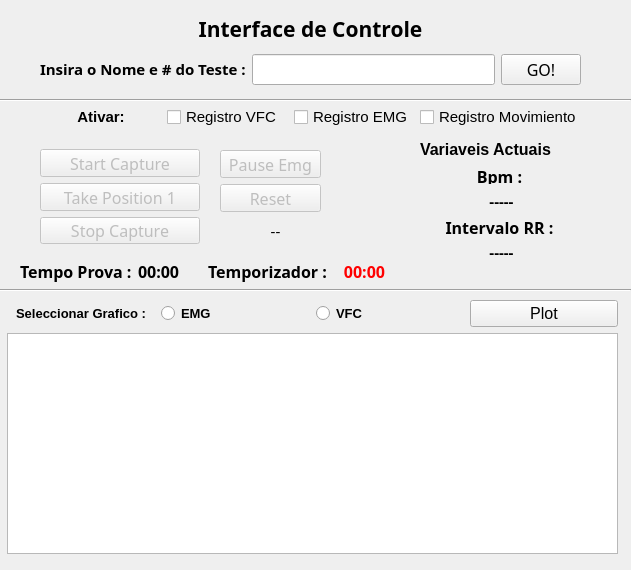
<?xml version="1.0" encoding="UTF-8"?>
<ui version="4.0">
 <class>MainWindow</class>
 <widget class="QMainWindow" name="MainWindow">
  <property name="geometry">
   <rect>
    <x>0</x>
    <y>0</y>
    <width>631</width>
    <height>570</height>
   </rect>
  </property>
  <property name="windowTitle">
   <string>MainWindow</string>
  </property>
  <property name="autoFillBackground">
   <bool>false</bool>
  </property>
  <widget class="QWidget" name="centralWidget">
   <widget class="QWidget" name="layoutWidget">
    <property name="geometry">
     <rect>
      <x>40</x>
      <y>10</y>
      <width>541</width>
      <height>75</height>
     </rect>
    </property>
    <layout class="QGridLayout" name="gridLayout_3">
     <item row="0" column="0">
      <widget class="QLabel" name="label">
       <property name="font">
        <font>
         <family>Mukti Narrow</family>
         <pointsize>16</pointsize>
         <weight>75</weight>
         <bold>true</bold>
        </font>
       </property>
       <property name="text">
        <string>Interface de Controle</string>
       </property>
       <property name="alignment">
        <set>Qt::AlignCenter</set>
       </property>
      </widget>
     </item>
     <item row="1" column="0">
      <layout class="QGridLayout" name="gridLayout_2">
       <item row="0" column="0">
        <widget class="QLabel" name="label_4">
         <property name="font">
          <font>
           <family>Abyssinica SIL</family>
           <pointsize>12</pointsize>
          </font>
         </property>
         <property name="text">
          <string>&lt;html&gt;&lt;head/&gt;&lt;body&gt;&lt;p align=&quot;justify&quot;&gt;&lt;span style=&quot; font-size:11pt; font-weight:600;&quot;&gt;Insira o Nome e # do Teste :&lt;/span&gt;&lt;/p&gt;&lt;/body&gt;&lt;/html&gt;</string>
         </property>
        </widget>
       </item>
       <item row="0" column="1">
        <widget class="QLineEdit" name="Readtext">
         <property name="font">
          <font>
           <family>Abyssinica SIL</family>
           <pointsize>12</pointsize>
          </font>
         </property>
         <property name="alignment">
          <set>Qt::AlignCenter</set>
         </property>
        </widget>
       </item>
       <item row="0" column="2">
        <widget class="QPushButton" name="buttongo">
         <property name="font">
          <font>
           <family>Abyssinica SIL</family>
           <pointsize>12</pointsize>
          </font>
         </property>
         <property name="text">
          <string>GO!</string>
         </property>
        </widget>
       </item>
      </layout>
     </item>
    </layout>
   </widget>
   <widget class="QWidget" name="layoutWidget">
    <property name="geometry">
     <rect>
      <x>40</x>
      <y>149</y>
      <width>160</width>
      <height>95</height>
     </rect>
    </property>
    <layout class="QVBoxLayout" name="verticalLayout">
     <item>
      <widget class="QPushButton" name="ButtonStart">
       <property name="enabled">
        <bool>false</bool>
       </property>
       <property name="font">
        <font>
         <family>Abyssinica SIL</family>
         <pointsize>12</pointsize>
        </font>
       </property>
       <property name="text">
        <string>Start Capture</string>
       </property>
      </widget>
     </item>
     <item>
      <widget class="QPushButton" name="ButtonTrigeron">
       <property name="enabled">
        <bool>false</bool>
       </property>
       <property name="font">
        <font>
         <family>Abyssinica SIL</family>
         <pointsize>12</pointsize>
        </font>
       </property>
       <property name="text">
        <string>Take Position 1</string>
       </property>
      </widget>
     </item>
     <item>
      <widget class="QPushButton" name="ButtonStop">
       <property name="enabled">
        <bool>false</bool>
       </property>
       <property name="font">
        <font>
         <family>Abyssinica SIL</family>
         <pointsize>12</pointsize>
        </font>
       </property>
       <property name="text">
        <string>Stop Capture</string>
       </property>
      </widget>
     </item>
    </layout>
   </widget>
   <widget class="QWidget" name="layoutWidget">
    <property name="geometry">
     <rect>
      <x>420</x>
      <y>140</y>
      <width>163</width>
      <height>121</height>
     </rect>
    </property>
    <layout class="QGridLayout" name="gridLayout">
     <item row="3" column="0">
      <widget class="QLabel" name="label_3">
       <property name="font">
        <font>
         <family>Abyssinica SIL</family>
         <pointsize>12</pointsize>
        </font>
       </property>
       <property name="text">
        <string>&lt;html&gt;&lt;head/&gt;&lt;body&gt;&lt;p&gt;&lt;span style=&quot; font-weight:600;&quot;&gt;Intervalo RR : &lt;/span&gt;&lt;/p&gt;&lt;/body&gt;&lt;/html&gt;</string>
       </property>
       <property name="alignment">
        <set>Qt::AlignCenter</set>
       </property>
      </widget>
     </item>
     <item row="4" column="0">
      <widget class="QLabel" name="labelintervaloRR">
       <property name="font">
        <font>
         <family>Abyssinica SIL</family>
         <pointsize>12</pointsize>
        </font>
       </property>
       <property name="text">
        <string>&lt;html&gt;&lt;head/&gt;&lt;body&gt;&lt;p&gt;&lt;span style=&quot; font-size:11pt; font-weight:600;&quot;&gt;-----&lt;/span&gt;&lt;/p&gt;&lt;/body&gt;&lt;/html&gt;</string>
       </property>
       <property name="alignment">
        <set>Qt::AlignCenter</set>
       </property>
      </widget>
     </item>
     <item row="1" column="0">
      <widget class="QLabel" name="label_2">
       <property name="font">
        <font>
         <family>Abyssinica SIL</family>
         <pointsize>12</pointsize>
        </font>
       </property>
       <property name="text">
        <string>&lt;html&gt;&lt;head/&gt;&lt;body&gt;&lt;p&gt;&lt;span style=&quot; font-weight:600;&quot;&gt;Bpm : &lt;/span&gt;&lt;/p&gt;&lt;/body&gt;&lt;/html&gt;</string>
       </property>
       <property name="alignment">
        <set>Qt::AlignCenter</set>
       </property>
      </widget>
     </item>
     <item row="0" column="0">
      <widget class="QLabel" name="label_6">
       <property name="font">
        <font>
         <pointsize>12</pointsize>
        </font>
       </property>
       <property name="text">
        <string>&lt;html&gt;&lt;head/&gt;&lt;body&gt;&lt;p&gt;&lt;span style=&quot; font-weight:600;&quot;&gt;Variaveis Actuais &lt;/span&gt;&lt;/p&gt;&lt;/body&gt;&lt;/html&gt;</string>
       </property>
      </widget>
     </item>
     <item row="2" column="0">
      <widget class="QLabel" name="labelbpsout">
       <property name="font">
        <font>
         <family>Abyssinica SIL</family>
         <pointsize>12</pointsize>
        </font>
       </property>
       <property name="text">
        <string>&lt;html&gt;&lt;head/&gt;&lt;body&gt;&lt;p&gt;&lt;span style=&quot; font-size:11pt; font-weight:600;&quot;&gt;-----&lt;/span&gt;&lt;/p&gt;&lt;/body&gt;&lt;/html&gt;</string>
       </property>
       <property name="alignment">
        <set>Qt::AlignCenter</set>
       </property>
      </widget>
     </item>
    </layout>
   </widget>
   <widget class="Line" name="line">
    <property name="geometry">
     <rect>
      <x>0</x>
      <y>280</y>
      <width>631</width>
      <height>20</height>
     </rect>
    </property>
    <property name="orientation">
     <enum>Qt::Horizontal</enum>
    </property>
   </widget>
   <widget class="Line" name="line_2">
    <property name="geometry">
     <rect>
      <x>0</x>
      <y>90</y>
      <width>631</width>
      <height>20</height>
     </rect>
    </property>
    <property name="orientation">
     <enum>Qt::Horizontal</enum>
    </property>
   </widget>
   <widget class="QWidget" name="layoutWidget">
    <property name="geometry">
     <rect>
      <x>7</x>
      <y>300</y>
      <width>611</width>
      <height>254</height>
     </rect>
    </property>
    <layout class="QVBoxLayout" name="verticalLayout_3">
     <item>
      <layout class="QHBoxLayout" name="horizontalLayout_3">
       <item>
        <widget class="QLabel" name="label_10">
         <property name="text">
          <string>&lt;html&gt;&lt;head/&gt;&lt;body&gt;&lt;p&gt;&lt;span style=&quot; font-size:10pt; font-weight:600;&quot;&gt;Seleccionar Grafico :&lt;/span&gt;&lt;/p&gt;&lt;/body&gt;&lt;/html&gt;</string>
         </property>
         <property name="alignment">
          <set>Qt::AlignCenter</set>
         </property>
        </widget>
       </item>
       <item>
        <widget class="QRadioButton" name="plotEMG">
         <property name="font">
          <font>
           <pointsize>10</pointsize>
           <weight>75</weight>
           <bold>true</bold>
          </font>
         </property>
         <property name="text">
          <string>EMG</string>
         </property>
        </widget>
       </item>
       <item>
        <widget class="QRadioButton" name="plotVFC">
         <property name="font">
          <font>
           <pointsize>10</pointsize>
           <weight>75</weight>
           <bold>true</bold>
          </font>
         </property>
         <property name="text">
          <string>VFC</string>
         </property>
        </widget>
       </item>
       <item>
        <widget class="QPushButton" name="plotButton">
         <property name="font">
          <font>
           <pointsize>12</pointsize>
           <weight>50</weight>
           <bold>false</bold>
          </font>
         </property>
         <property name="text">
          <string>Plot</string>
         </property>
        </widget>
       </item>
      </layout>
     </item>
     <item>
      <layout class="QVBoxLayout" name="verticalLayout_2">
       <item>
        <widget class="PlotWidget" name="plot"/>
       </item>
      </layout>
     </item>
    </layout>
   </widget>
   <widget class="QWidget" name="layoutWidget">
    <property name="geometry">
     <rect>
      <x>220</x>
      <y>150</y>
      <width>101</width>
      <height>62</height>
     </rect>
    </property>
    <layout class="QGridLayout" name="gridLayout_4">
     <item row="0" column="0">
      <widget class="QPushButton" name="pauseEmgButton">
       <property name="enabled">
        <bool>false</bool>
       </property>
       <property name="font">
        <font>
         <family>Abyssinica SIL</family>
         <pointsize>12</pointsize>
        </font>
       </property>
       <property name="text">
        <string>Pause Emg</string>
       </property>
      </widget>
     </item>
     <item row="1" column="0">
      <widget class="QPushButton" name="resetButton">
       <property name="enabled">
        <bool>false</bool>
       </property>
       <property name="font">
        <font>
         <family>Abyssinica SIL</family>
         <pointsize>12</pointsize>
        </font>
       </property>
       <property name="text">
        <string>Reset</string>
       </property>
      </widget>
     </item>
    </layout>
   </widget>
   <widget class="QWidget" name="layoutWidget">
    <property name="geometry">
     <rect>
      <x>20</x>
      <y>260</y>
      <width>376</width>
      <height>22</height>
     </rect>
    </property>
    <layout class="QHBoxLayout" name="horizontalLayout">
     <item>
      <widget class="QLabel" name="label_8">
       <property name="font">
        <font>
         <family>Abyssinica SIL</family>
         <pointsize>12</pointsize>
         <weight>75</weight>
         <bold>true</bold>
        </font>
       </property>
       <property name="text">
        <string>Tempo Prova :</string>
       </property>
      </widget>
     </item>
     <item>
      <widget class="QLabel" name="tempoProvaout">
       <property name="font">
        <font>
         <family>Abyssinica SIL</family>
         <pointsize>9</pointsize>
         <weight>75</weight>
         <bold>true</bold>
        </font>
       </property>
       <property name="text">
        <string>&lt;html&gt;&lt;head/&gt;&lt;body&gt;&lt;p&gt;&lt;span style=&quot; font-size:12pt;&quot;&gt;00:00&lt;/span&gt;&lt;/p&gt;&lt;/body&gt;&lt;/html&gt;</string>
       </property>
      </widget>
     </item>
     <item>
      <widget class="QLabel" name="label_7">
       <property name="font">
        <font>
         <family>Abyssinica SIL</family>
         <pointsize>12</pointsize>
         <weight>75</weight>
         <bold>true</bold>
        </font>
       </property>
       <property name="text">
        <string>&lt;html&gt;&lt;head/&gt;&lt;body&gt;&lt;p align=&quot;center&quot;&gt;Temporizador :&lt;/p&gt;&lt;/body&gt;&lt;/html&gt;</string>
       </property>
      </widget>
     </item>
     <item>
      <widget class="QLabel" name="relojout">
       <property name="font">
        <font>
         <family>Abyssinica SIL</family>
         <pointsize>12</pointsize>
         <weight>75</weight>
         <bold>true</bold>
        </font>
       </property>
       <property name="text">
        <string>&lt;html&gt;&lt;head/&gt;&lt;body&gt;&lt;p&gt;&lt;span style=&quot; font-size:12pt; color:#ff0000;&quot;&gt;00:00&lt;/span&gt;&lt;/p&gt;&lt;/body&gt;&lt;/html&gt;</string>
       </property>
       <property name="alignment">
        <set>Qt::AlignCenter</set>
       </property>
      </widget>
     </item>
    </layout>
   </widget>
   <widget class="QLabel" name="arduinoLabel">
    <property name="geometry">
     <rect>
      <x>220</x>
      <y>220</y>
      <width>111</width>
      <height>21</height>
     </rect>
    </property>
    <property name="font">
     <font>
      <family>Abyssinica SIL</family>
      <pointsize>11</pointsize>
     </font>
    </property>
    <property name="text">
     <string>--</string>
    </property>
    <property name="alignment">
     <set>Qt::AlignCenter</set>
    </property>
   </widget>
   <widget class="QWidget" name="layoutWidget">
    <property name="geometry">
     <rect>
      <x>41</x>
      <y>105</y>
      <width>541</width>
      <height>25</height>
     </rect>
    </property>
    <layout class="QGridLayout" name="gridLayout_5">
     <item row="0" column="0">
      <widget class="QLabel" name="label_11">
       <property name="font">
        <font>
         <pointsize>11</pointsize>
         <weight>75</weight>
         <bold>true</bold>
        </font>
       </property>
       <property name="text">
        <string>Ativar:</string>
       </property>
       <property name="alignment">
        <set>Qt::AlignCenter</set>
       </property>
      </widget>
     </item>
     <item row="0" column="1">
      <widget class="QCheckBox" name="activarVFC">
       <property name="font">
        <font>
         <pointsize>11</pointsize>
        </font>
       </property>
       <property name="text">
        <string>Registro VFC</string>
       </property>
      </widget>
     </item>
     <item row="0" column="2">
      <widget class="QCheckBox" name="activarEMG">
       <property name="font">
        <font>
         <pointsize>11</pointsize>
        </font>
       </property>
       <property name="text">
        <string>Registro EMG</string>
       </property>
      </widget>
     </item>
     <item row="0" column="3">
      <widget class="QCheckBox" name="activarIMUS">
       <property name="font">
        <font>
         <pointsize>11</pointsize>
        </font>
       </property>
       <property name="text">
        <string>Registro Movimiento</string>
       </property>
      </widget>
     </item>
    </layout>
   </widget>
  </widget>
 </widget>
 <customwidgets>
  <customwidget>
   <class>PlotWidget</class>
   <extends>QGraphicsView</extends>
   <header>pyqtgraph</header>
  </customwidget>
 </customwidgets>
 <resources/>
 <connections/>
</ui>
